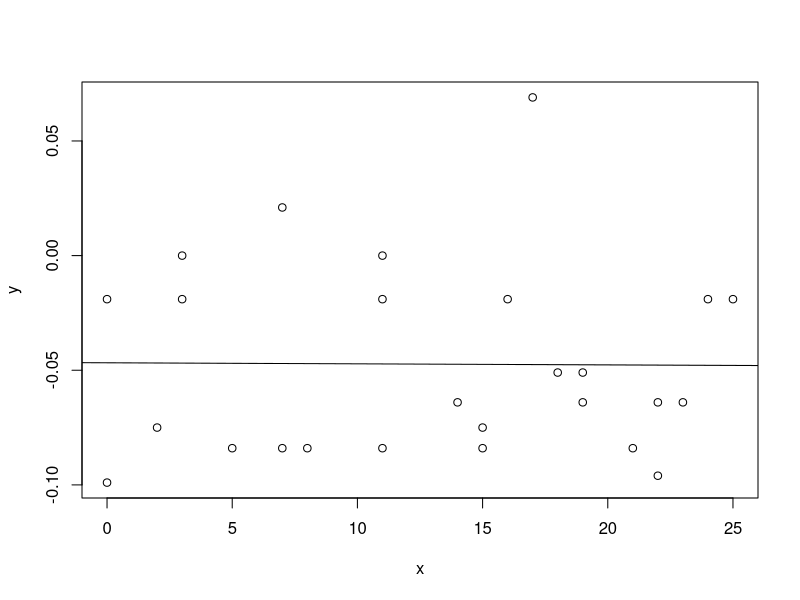

This figure's R source:
xx <- seq(0,25, 1)
yy <- .1*((xx/10-1)^2 -1)

n = length(xx)
x = sample(xx,n, replace=T)
y = sample(yy,n, replace=T)

plot(x,y)

linea = lm(y ~ x)
print(summary(linea))
abline(linea)

print(cor.test(x,y, method='spearman'))

